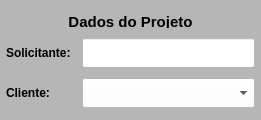
           <widget class="QWidget" name="widget_Cor1" native="true">
            <property name="sizePolicy">
             <sizepolicy hsizetype="Preferred" vsizetype="Preferred">
              <horstretch>0</horstretch>
              <verstretch>0</verstretch>
             </sizepolicy>
            </property>
            <property name="minimumSize">
             <size>
              <width>0</width>
              <height>120</height>
             </size>
            </property>
            <property name="maximumSize">
             <size>
              <width>16777215</width>
              <height>120</height>
             </size>
            </property>
            <property name="styleSheet">
             <string notr="true">background-color: rgb(182, 182, 182);</string>
            </property>
            <layout class="QVBoxLayout" name="verticalLayout_8">
             <property name="spacing">
              <number>6</number>
             </property>
             <property name="leftMargin">
              <number>6</number>
             </property>
             <property name="topMargin">
              <number>6</number>
             </property>
             <property name="rightMargin">
              <number>6</number>
             </property>
             <property name="bottomMargin">
              <number>6</number>
             </property>
             <item>
              <widget class="QWidget" name="widget_28" native="true">
               <property name="minimumSize">
                <size>
                 <width>0</width>
                 <height>18</height>
                </size>
               </property>
               <property name="maximumSize">
                <size>
                 <width>16777215</width>
                 <height>18</height>
                </size>
               </property>
               <property name="styleSheet">
                <string notr="true"/>
               </property>
               <layout class="QHBoxLayout" name="horizontalLayout_22">
                <property name="spacing">
                 <number>3</number>
                </property>
                <property name="leftMargin">
                 <number>3</number>
                </property>
                <property name="topMargin">
                 <number>3</number>
                </property>
                <property name="rightMargin">
                 <number>3</number>
                </property>
                <property name="bottomMargin">
                 <number>3</number>
                </property>
                <item>
                 <widget class="QLabel" name="label_53">
                  <property name="minimumSize">
                   <size>
                    <width>0</width>
                    <height>18</height>
                   </size>
                  </property>
                  <property name="maximumSize">
                   <size>
                    <width>16777215</width>
                    <height>18</height>
                   </size>
                  </property>
                  <property name="font">
                   <font>
                    <pointsize>11</pointsize>
                    <weight>75</weight>
                    <bold>true</bold>
                   </font>
                  </property>
                  <property name="text">
                   <string>Dados do Projeto</string>
                  </property>
                  <property name="alignment">
                   <set>Qt::AlignCenter</set>
                  </property>
                 </widget>
                </item>
               </layout>
              </widget>
             </item>
             <item>
              <widget class="QWidget" name="widget_39" native="true">
               <property name="minimumSize">
                <size>
                 <width>0</width>
                 <height>30</height>
                </size>
               </property>
               <property name="maximumSize">
                <size>
                 <width>16777215</width>
                 <height>30</height>
                </size>
               </property>
               <property name="styleSheet">
                <string notr="true"/>
               </property>
               <layout class="QHBoxLayout" name="horizontalLayout_32">
                <property name="spacing">
                 <number>6</number>
                </property>
                <property name="leftMargin">
                 <number>0</number>
                </property>
                <property name="topMargin">
                 <number>0</number>
                </property>
                <property name="rightMargin">
                 <number>0</number>
                </property>
                <property name="bottomMargin">
                 <number>0</number>
                </property>
                <item>
                 <widget class="QLabel" name="label_64">
                  <property name="minimumSize">
                   <size>
                    <width>70</width>
                    <height>0</height>
                   </size>
                  </property>
                  <property name="maximumSize">
                   <size>
                    <width>70</width>
                    <height>16777215</height>
                   </size>
                  </property>
                  <property name="font">
                   <font>
                    <pointsize>9</pointsize>
                    <weight>75</weight>
                    <bold>true</bold>
                   </font>
                  </property>
                  <property name="text">
                   <string>Solicitante:</string>
                  </property>
                  <property name="alignment">
                   <set>Qt::AlignLeading|Qt::AlignLeft|Qt::AlignVCenter</set>
                  </property>
                 </widget>
                </item>
                <item>
                 <widget class="QLineEdit" name="line_Solicitante">
                  <property name="sizePolicy">
                   <sizepolicy hsizetype="Preferred" vsizetype="Preferred">
                    <horstretch>0</horstretch>
                    <verstretch>0</verstretch>
                   </sizepolicy>
                  </property>
                  <property name="minimumSize">
                   <size>
                    <width>0</width>
                    <height>0</height>
                   </size>
                  </property>
                  <property name="maximumSize">
                   <size>
                    <width>16777215</width>
                    <height>16777215</height>
                   </size>
                  </property>
                  <property name="font">
                   <font>
                    <pointsize>9</pointsize>
                   </font>
                  </property>
                  <property name="styleSheet">
                   <string notr="true">background-color: rgb(255, 255, 255);</string>
                  </property>
                  <property name="alignment">
                   <set>Qt::AlignCenter</set>
                  </property>
                 </widget>
                </item>
               </layout>
              </widget>
             </item>
             <item>
              <widget class="QWidget" name="widget_31" native="true">
               <property name="minimumSize">
                <size>
                 <width>0</width>
                 <height>30</height>
                </size>
               </property>
               <property name="maximumSize">
                <size>
                 <width>16777215</width>
                 <height>30</height>
                </size>
               </property>
               <property name="styleSheet">
                <string notr="true"/>
               </property>
               <layout class="QHBoxLayout" name="horizontalLayout_27">
                <property name="spacing">
                 <number>6</number>
                </property>
                <property name="leftMargin">
                 <number>0</number>
                </property>
                <property name="topMargin">
                 <number>0</number>
                </property>
                <property name="rightMargin">
                 <number>0</number>
                </property>
                <property name="bottomMargin">
                 <number>0</number>
                </property>
                <item>
                 <widget class="QLabel" name="label_58">
                  <property name="minimumSize">
                   <size>
                    <width>70</width>
                    <height>0</height>
                   </size>
                  </property>
                  <property name="maximumSize">
                   <size>
                    <width>70</width>
                    <height>16777215</height>
                   </size>
                  </property>
                  <property name="font">
                   <font>
                    <pointsize>9</pointsize>
                    <weight>75</weight>
                    <bold>true</bold>
                   </font>
                  </property>
                  <property name="text">
                   <string>Cliente:</string>
                  </property>
                  <property name="alignment">
                   <set>Qt::AlignLeading|Qt::AlignLeft|Qt::AlignVCenter</set>
                  </property>
                 </widget>
                </item>
                <item>
                 <widget class="QComboBox" name="combo_Cliente">
                  <property name="sizePolicy">
                   <sizepolicy hsizetype="Preferred" vsizetype="Preferred">
                    <horstretch>0</horstretch>
                    <verstretch>0</verstretch>
                   </sizepolicy>
                  </property>
                  <property name="minimumSize">
                   <size>
                    <width>0</width>
                    <height>0</height>
                   </size>
                  </property>
                  <property name="maximumSize">
                   <size>
                    <width>16777215</width>
                    <height>16777215</height>
                   </size>
                  </property>
                  <property name="font">
                   <font>
                    <pointsize>9</pointsize>
                   </font>
                  </property>
                  <property name="styleSheet">
                   <string notr="true">background-color: rgb(255, 255, 255);</string>
                  </property>
                  <item>
                   <property name="text">
                    <string/>
                   </property>
                  </item>
                  <item>
                   <property name="text">
                    <string>103 - HOMEBAG</string>
                   </property>
                  </item>
                  <item>
                   <property name="text">
                    <string>2 - KOBA</string>
                   </property>
                  </item>
                  <item>
                   <property name="text">
                    <string>6 - PACIFIL</string>
                   </property>
                  </item>
                  <item>
                   <property name="text">
                    <string>5 - PLASTICOS ARACAJU</string>
                   </property>
                  </item>
                  <item>
                   <property name="text">
                    <string>4 - PLASTICOS SUZUKI</string>
                   </property>
                  </item>
                  <item>
                   <property name="text">
                    <string>8 - RECICLADORA</string>
                   </property>
                  </item>
                  <item>
                   <property name="text">
                    <string>86 - TASHIRO &amp; TAKATA</string>
                   </property>
                  </item>
                  <item>
                   <property name="text">
                    <string>3 - VOTI</string>
                   </property>
                  </item>
                  <item>
                   <property name="text">
                    <string>16 - SUZUKI MAQUINAS</string>
                   </property>
                  </item>
                 </widget>
                </item>
               </layout>
              </widget>
             </item>
            </layout>
           </widget>
